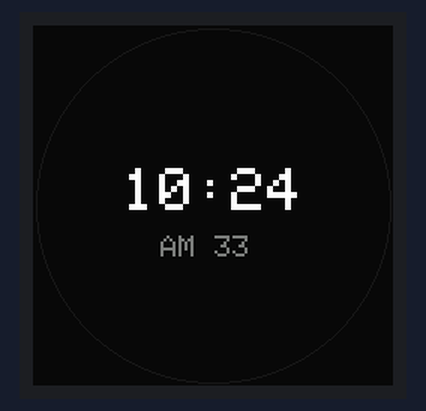
Bench run of a sketch on a simulated ESP32. On the bench: 240×240 colour display. WiFi joins after 1.5 s; servers stay silent unless stated; the local clock reads 2024-03-15 10:24:30 at power-on unless the sketch sets it; not simulated (calls return 0 or success): src/secrets/Secrets.h; what the sketch prints to the serial monitor is not drawn.

Above: at 3.3 s.
At 4.1 s:
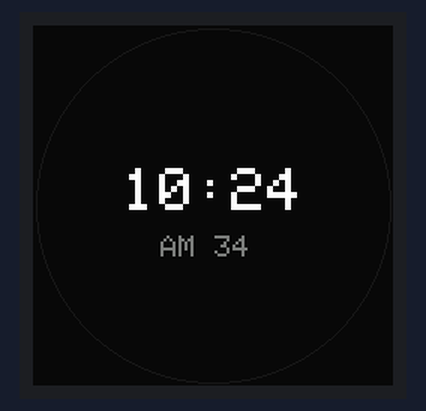
At 12.1 s:
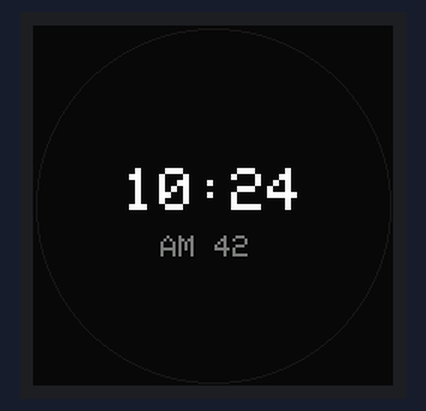
At 21.1 s:
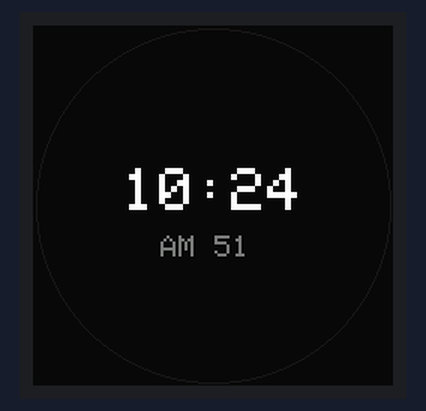
At 29.1 s:
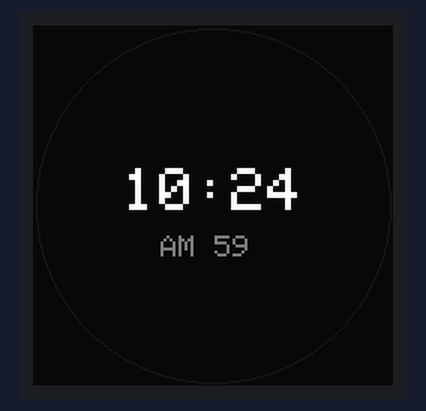
At 39.1 s:
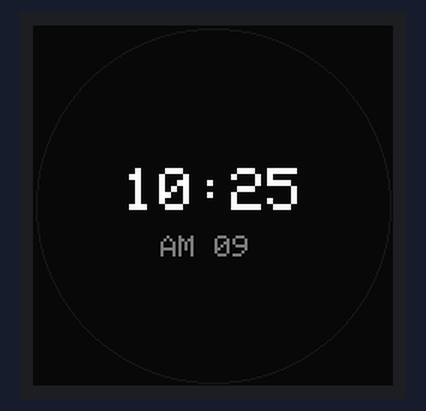

Measured:
- what the display in image 0 shows lasts 0.8 s, from 3.2 s to 4.0 s
- what the display in image 1 shows lasts 1.0 s, from 4.0 s to 5.0 s

The sketch:

GC9A01.ino
```cpp
#include <Adafruit_GFX.h>
#include <Adafruit_GC9A01A.h>
#include <BLEDevice.h>
#include "NTP.h"
#include "src/secrets/Secrets.h"
#include <SPI.h>
#include <time.h>
#include <WiFi.h>

#define TFT_WIDTH  240
#define TFT_HEIGHT 240

// TUS PINES ORIGINALES (Cables como los tenías al principio)
#define TFT_SCLK 4
#define TFT_MOSI 6
#define TFT_RST 8
#define TFT_DC 9
#define TFT_CS 10

// Inicializamos usando SPI por Software (Seguro y comprobado que te funciona)
Adafruit_GC9A01A tft(TFT_CS, TFT_DC, TFT_MOSI, TFT_SCLK, TFT_RST);

// Variables de tiempo
int hours = 0;
int minutes = 0;
int seconds = 0;
int lastSecond = -1; // Para rastrear cuándo cambia el tiempo

#define BLACK 0x0000
#define WHITE 0xFFFF
#define BG_COLOR 0x0841 // Charcoal Grey del fondo

void getLT()
{
  struct tm timeinfo;
  if (!getLocalTime(&timeinfo)) return;

  hours = timeinfo.tm_hour;
  minutes = timeinfo.tm_min;
  seconds = timeinfo.tm_sec;
}

// Función que dibuja el fondo estático UNA SOLA VEZ
void drawStaticUI()
{
  tft.fillScreen(BG_COLOR);
  tft.drawCircle(120, 120, 118, 0x18C3); // Borde interno
}

// Función que actualiza SOLAMENTE los números
void updateDynamicClock()
{
  // 1. Hora y Minutos (Tamaño 4)
  tft.setTextSize(4);

  // EL TRUCO: Al pasar dos colores (Texto, Fondo), el texto nuevo borra al viejo sin parpadear
  tft.setTextColor(WHITE, BG_COLOR);
  tft.setCursor(60, 95);

  char timeBuffer[6];
  sprintf(timeBuffer, "%02d:%02d", hours, minutes);
  tft.print(timeBuffer);

  // 2. Segundos y AM/PM (Tamaño 2)
  tft.setTextSize(2);
  tft.setTextColor(0x7BEF, BG_COLOR); // Light Accent Gray sobre el fondo
  tft.setCursor(85, 140);

  if (hours >= 12) {
    tft.print("PM ");
  } else {
    tft.print("AM ");
  }

  char secBuffer[3];
  sprintf(secBuffer, "%02d", seconds);
  tft.print(secBuffer);
}

void setup(void)
{
  Serial.begin(115200);

  Serial.println("Disabling BLE...");
  BLEDevice::deinit(true);
  delay(1000);

  // Iniciar pantalla
  tft.begin();
  tft.setRotation(3);

  // Dibujamos la interfaz base estática
  drawStaticUI();

  // Conexión WiFi
  WiFi.begin(WIFI_SSID, WIFI_PASSWORD);
  while (WiFi.status() != WL_CONNECTED)
  {
    delay(1000);
    Serial.println("Conectando WiFi...");
  }

  configTime(NTP_GMT_OFFSET_SEC, NTP_DAYLIGHT_OFFSET_SEC, NTP_SERVER);
}

void loop()
{
  getLT(); // Consultar el reloj interno

  // Si el segundo cambió, actualizamos solo el texto en pantalla
  if (seconds != lastSecond)
  {
    updateDynamicClock();
    lastSecond = seconds;
  }

  delay(20); // Pequeña pausa para no saturar el procesador
}
```
